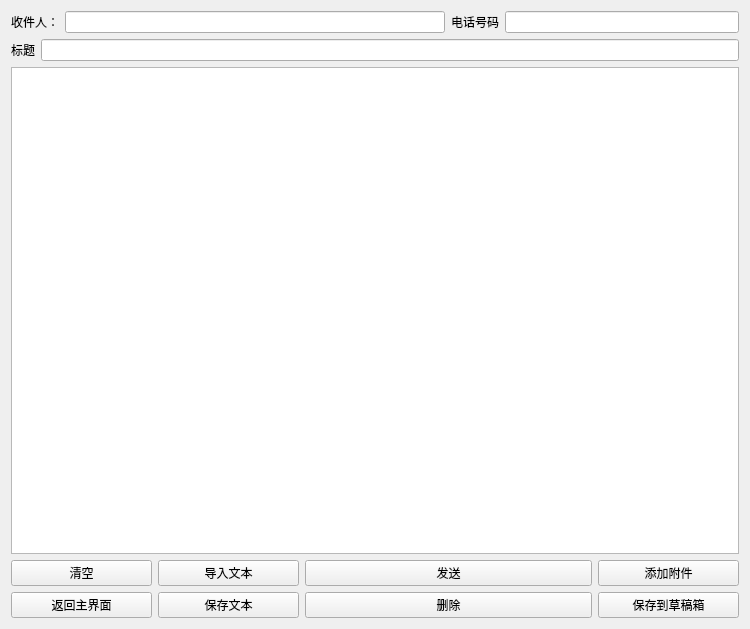
<?xml version="1.0" encoding="UTF-8"?>
<ui version="4.0">
 <class>details_draft</class>
 <widget class="QWidget" name="details_draft">
  <property name="geometry">
   <rect>
    <x>0</x>
    <y>0</y>
    <width>750</width>
    <height>629</height>
   </rect>
  </property>
  <property name="windowTitle">
   <string>details_draft</string>
  </property>
  <layout class="QGridLayout" name="gridLayout">
   <item row="0" column="0" colspan="3">
    <layout class="QHBoxLayout" name="horizontalLayout">
     <item>
      <widget class="QLabel" name="label">
       <property name="text">
        <string>收件人：</string>
       </property>
      </widget>
     </item>
     <item>
      <widget class="QLineEdit" name="lineEditUser"/>
     </item>
    </layout>
   </item>
   <item row="0" column="3" colspan="2">
    <layout class="QHBoxLayout" name="horizontalLayout_2">
     <item>
      <widget class="QLabel" name="label_2">
       <property name="text">
        <string>电话号码</string>
       </property>
      </widget>
     </item>
     <item>
      <widget class="QLineEdit" name="lineEditPhone"/>
     </item>
    </layout>
   </item>
   <item row="1" column="0" colspan="5">
    <layout class="QHBoxLayout" name="horizontalLayout_3">
     <item>
      <widget class="QLabel" name="label_3">
       <property name="text">
        <string>标题</string>
       </property>
      </widget>
     </item>
     <item>
      <widget class="QLineEdit" name="lineEditEmailTitle"/>
     </item>
    </layout>
   </item>
   <item row="2" column="0" colspan="5">
    <widget class="QTextEdit" name="textEditContent"/>
   </item>
   <item row="3" column="0">
    <widget class="QPushButton" name="btnClear">
     <property name="text">
      <string>清空</string>
     </property>
    </widget>
   </item>
   <item row="3" column="1">
    <widget class="QPushButton" name="btnLoad">
     <property name="text">
      <string>导入文本</string>
     </property>
    </widget>
   </item>
   <item row="3" column="2" colspan="2">
    <widget class="QPushButton" name="btnSend">
     <property name="text">
      <string>发送</string>
     </property>
    </widget>
   </item>
   <item row="3" column="4">
    <widget class="QPushButton" name="btnAnnex">
     <property name="text">
      <string>添加附件</string>
     </property>
    </widget>
   </item>
   <item row="4" column="0">
    <widget class="QPushButton" name="btnReturn">
     <property name="text">
      <string>返回主界面</string>
     </property>
    </widget>
   </item>
   <item row="4" column="1">
    <widget class="QPushButton" name="btnSave">
     <property name="text">
      <string>保存文本</string>
     </property>
    </widget>
   </item>
   <item row="4" column="2" colspan="2">
    <widget class="QPushButton" name="btnDelete">
     <property name="text">
      <string>删除</string>
     </property>
    </widget>
   </item>
   <item row="4" column="4">
    <widget class="QPushButton" name="btnDraft">
     <property name="text">
      <string>保存到草稿箱</string>
     </property>
    </widget>
   </item>
  </layout>
 </widget>
 <layoutdefault spacing="6" margin="11"/>
 <resources/>
 <connections/>
</ui>
